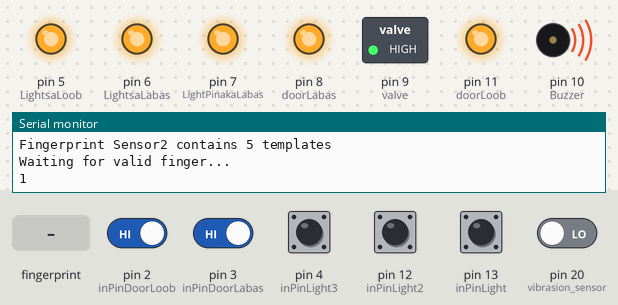
The sketch below on a simulated Arduino Mega 2560, built with avr-gcc and run on an emulated ATmega2560. Shown: switched loads named in the sketch (green lamp = pin HIGH), output pins drawn as LEDs (lit = HIGH), buzzer (waves = sounding, pin HIGH), the last lines printed to the serial monitor. The inputs (shaded band) are chosen by the test bench; at power-on: pin 2 (inPinDoorLoob), pin 3 (inPinDoorLabas), pin 4 (inPinLight3), pin 12 (inPinLight2), pin 13 (inPinLight) HIGH, pin 20 (vibrasion_sensor) LOW. WiFi joins after 1.5 s; servers stay silent unless stated; the modem accepts every AT command (registered, SIM ready, sends succeed) and sends nothing else.

Above: at 5.1 s.
5.2 s: finger stored as number 1 placed on the sensor
At 5.94 s:
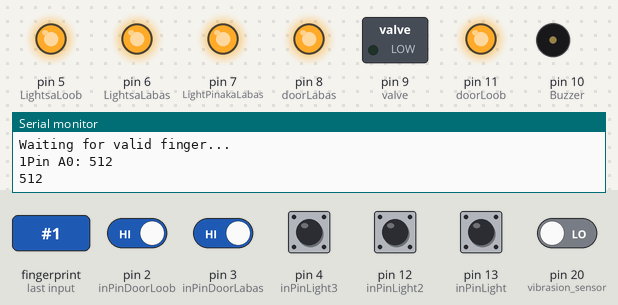
At 7.4 s:
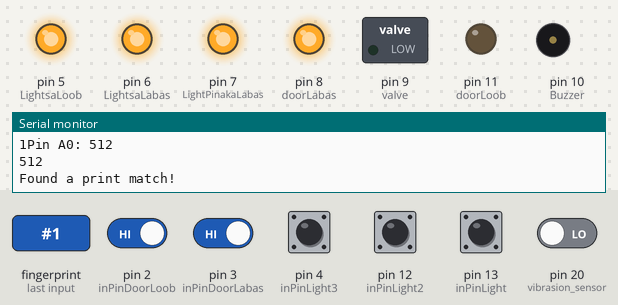
Timing chart, 0 to 13.6 s (numbered marks = the images above; inputs shaded):
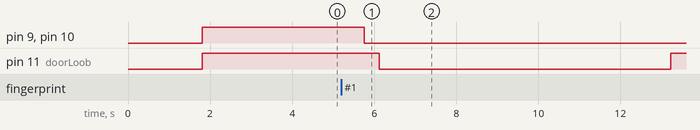

Measured:
- after the input at 5.2 s, pin 11 (doorLoob): HIGH → LOW after 0.92 s, → HIGH 7.1 s later

The sketch:

RPI_and_Arduino_Based_Home_Security_with_IOT.ino
```cpp
uint8_t id; //for finger enroll
int Buzzer = 10;
String content = "";
//char character;

//Button Switch Door Loob
int inPinDoorLoob = 2;
int valDoorLoob = 0;
int doorLoobStatus = 0;
int pushedDoorLoob = 0;
int doorLoob = 11;


//Button Switch Door Loob
int inPinDoorLabas = 3;
int valDoorLabas = 0;
int doorLabasStatus = 0;
int pushedDoorLabas = 0;
int doorLabas = 8;

//ilaw sa pinaka labas
int inPinLight3 = 4;
int valLight3 = 0;
int lightStatus3 = 0;
int pushed3 = 0;
int LightPinakaLabas = 7;

//ilaw sa labas
int inPinLight2 = 12;
int valLight2 = 0;
int lightStatus2 = 0;
int pushed2 = 0;
int LightsaLabas = 6;

//ilaw sa loob
int inPinLight = 13;
int valLight = 0;
int lightStatus = 0;
int pushed = 0;
int LightsaLoob = 5;

//vibration sensor
int vibrasion_sensor = 20;

//Smoke Sensor
int valve = 9;
int smokeA0 = A5;
int sensorThres = 300;
//
//#define BLYNK_PRINT Serial
//
#include <Adafruit_Fingerprint.h>
#include <ESP8266_Lib.h>
#include <BlynkSimpleShieldEsp8266.h>

char auth[] = "xU0w1JkSk7zDBwJ14bljSOVT3aWYJafk";
char ssid[] = "THESISONLY";
char pass[] = "ipasokmoilabasmo";

#define EspSerial Serial
#define ESP8266_BAUD 9600

ESP8266 wifi(&EspSerial);


//Serial 0,1 rx tx
//Serial1 18, 19 rx tx
//Serial2 16, 17 rx tx
//Serial3 14, 15 rx tx


Adafruit_Fingerprint finger1 = Adafruit_Fingerprint(&Serial1);
//fplabas
Adafruit_Fingerprint finger2 = Adafruit_Fingerprint(&Serial3);
#define SIM900 Serial2
String textForSMS =  "\nMay Pumasok";

String f1001 = "+639976479080";

int buzzerCount = 0;
int buzzerCount2 = 0;
void setup()
{
  Serial.begin(9600);

  SIM900.begin(9600);
 // Serial.setDebugOutput(true);
 //Doors
 //esp8266

  EspSerial.begin(ESP8266_BAUD);
  delay(10);

  Blynk.begin(auth, wifi, ssid, pass);


  pinMode(doorLoob, OUTPUT);
  pinMode(doorLabas, OUTPUT);
  pinMode(Buzzer, OUTPUT);

  digitalWrite(doorLoob, HIGH);
  digitalWrite(doorLabas, HIGH);
  digitalWrite(Buzzer, HIGH);

  //Lights
  pinMode(inPinLight, INPUT_PULLUP);
  pinMode(inPinLight2, INPUT_PULLUP);
  pinMode(inPinLight3, INPUT_PULLUP);
  //doors
  pinMode(inPinDoorLoob, INPUT_PULLUP);
  pinMode(inPinDoorLabas, INPUT_PULLUP);


  pinMode(LightsaLoob, OUTPUT);
  pinMode(LightsaLabas, OUTPUT);
  pinMode(LightPinakaLabas, OUTPUT);

  digitalWrite(LightsaLoob,HIGH);
  digitalWrite(LightsaLabas,HIGH);
  digitalWrite(LightPinakaLabas,HIGH);

  //Smoke Sensor
  pinMode(smokeA0, INPUT);

  pinMode(valve, OUTPUT);

  digitalWrite(valve, HIGH);

  while (!Serial);
  delay(100);
  //Serial.println("\n\nAdafruit finger detect test");
  // set the data rate for the sensor serial port
  finger1.begin(57600);
  finger2.begin(57600);

  //if (finger1.verifyPassword() and finger2.verifyPassword()) {
    if (finger2.verifyPassword()) {
    Serial.println("Found fingerprint sensors!");
  } else {
    Serial.println("Did not find any fingerprint sensors :(");
    while (1) { delay(1); }
  }

  finger1.getTemplateCount();
  finger2.getTemplateCount();

  Serial.print("Fingerprint Sensor1 contains "); Serial.print(finger1.templateCount); Serial.println(" templates");
  Serial.print("Fingerprint Sensor2 contains "); Serial.print(finger2.templateCount); Serial.println(" templates");
  Serial.println("Waiting for valid finger...");


//blynk send app


//enroll

}

void loop()                     // run over and over again
{
  //esp
  Blynk.run();

  //Fingerprint Sensor Loob
  getFingerprintDoorLoob();
  delay(50);
  //Fingerprint Sensor Labas
  getFingerprintDoorLabas();
  delay(50);

//Door loob
 valDoorLoob = digitalRead(inPinDoorLoob);  // read input value
// Serial.print(valDoorLoob);

  if(valDoorLoob == HIGH && doorLoobStatus == LOW){

    pushedDoorLoob = 1-pushedDoorLoob;
     //Serial.print(pushed);
    delay(100);
  }

  doorLoobStatus = valDoorLoob;
  //Serial.print(doorLoobStatus);

  if (pushedDoorLoob == HIGH) {         // check if the input is HIGH (button released)
    digitalWrite(doorLoob, HIGH);
  } else {
    digitalWrite(doorLoob, LOW);
  }

//Door Switch Labas
valDoorLabas = digitalRead(inPinDoorLabas);  // read input value
// Serial.print(valDoorLoob);

  if(valDoorLabas == HIGH && doorLabasStatus == LOW){

    pushedDoorLabas = 1-pushedDoorLabas;
     //Serial.print(pushed);
    delay(100);
  }

  doorLabasStatus = valDoorLabas;
  //Serial.print(doorLoobStatus);

  if (pushedDoorLabas == HIGH) {         // check if the input is HIGH (button released)
    digitalWrite(doorLabas, HIGH);
  } else {
    digitalWrite(doorLabas, LOW);
  }


 //Light Switch loob
 valLight = digitalRead(inPinLight);  // read input value
 //Serial.print(valLight);

  if(valLight == HIGH && lightStatus == LOW){

    pushed = 1-pushed;
     //Serial.print(pushed);
    delay(100);
  }

  lightStatus = valLight;
  //Serial.print(lightStatus);

  if (pushed == HIGH) {         // check if the input is HIGH (button released)
    digitalWrite(LightsaLoob, HIGH);
  } else {
    digitalWrite(LightsaLoob, LOW);
  }

 //light switch labas
 valLight2 = digitalRead(inPinLight2);  // read input value
 // Serial.print(valLight2);

  if(valLight2 == HIGH && lightStatus2 == LOW){

    pushed2 = 1-pushed2;
     Serial.print(pushed2);
    delay(100);
  }

  lightStatus2 = valLight2;
  //Serial.print(lightStatus2);

  if (pushed2 == HIGH) {         // check if the input is HIGH (button released)
    digitalWrite(LightsaLabas, HIGH);
    //delay(1000);
   //digitalWrite(in2, LOW);
  } else {
    digitalWrite(LightsaLabas, LOW);
  }

//light sa pinaka labas
valLight3 = digitalRead(inPinLight3);  // read input value
// Serial.print(valLight2);

  if(valLight3 == HIGH && lightStatus3 == LOW){

    pushed3 = 1-pushed3;
    // Serial.print(pushed2);
    delay(100);
  }

  lightStatus3 = valLight3;
  //Serial.print(lightStatus2);

  if (pushed3 == HIGH) {         // check if the input is HIGH (button released)
    digitalWrite(LightPinakaLabas, HIGH);
    //delay(1000);
   //digitalWrite(in2, LOW);
  } else {
    digitalWrite(LightPinakaLabas, LOW);
  }


//Vibration Sensor
 long measurement = vibration();
  delay(50);
 // Serial.println(measurement);
  if (measurement > 15000){
    digitalWrite(Buzzer, LOW);
    delay(3000);
  }
  else{
    digitalWrite(Buzzer, HIGH);
  }

  //Smoke Sensor
  int analogSensor = analogRead(smokeA0);

    Serial.print("Pin A0: ");
  Serial.println(analogSensor);
  Serial.println(analogSensor);

  // Checks if it has reached the threshold value
  if (analogSensor > sensorThres)
  {
    digitalWrite(Buzzer,LOW);
    digitalWrite(valve,LOW);
  }
  else
  {
    digitalWrite(Buzzer,HIGH);
    digitalWrite(valve,HIGH);
  }
//
//  if(buzzerCount == 3){
//    buzzerCount = 0;
//    sendsms("Door sa loob: May gustong pumasok", f1001);
//    Serial.println(textForSMS);
//    Serial.println("message sent.");
//  }
//  if(buzzerCount2 == 3){
//    buzzerCount2 = 0;
//    sendsms("Door sa labas: May gustong pumasok", f1001);
//    Serial.println(textForSMS);
//    Serial.println("message sent.");
//  }


}


long vibration(){
  long measurement=pulseIn (vibrasion_sensor, HIGH);  //wait for the pin to get HIGH and returns measurement
  return measurement;
}


//GSM Sim 900a
void sendsms(String message, String number)
{
String mnumber = "AT + CMGS = \""+number+"\"";
   SIM900.print("AT+CMGF=1\r");
  delay(1000);
  SIM900.println(mnumber);  // recipient's mobile number, in international format

  delay(1000);
  SIM900.println(message);                         // message to send
  delay(1000);
  SIM900.println((char)26);                        // End AT command with a ^Z, ASCII code 26
  delay(1000);
  SIM900.println();
  delay(100);                                     // give module time to send SMS
 // SIM900power();
}

uint8_t getFingerprintDoorLoob() {
  uint8_t p = finger1.getImage();
  switch (p) {
    case FINGERPRINT_OK:
      //Serial.println("Image taken");
      break;
    case FINGERPRINT_NOFINGER:
     // Serial.println("No finger detected");
      return p;
    case FINGERPRINT_PACKETRECIEVEERR:
    //  Serial.println("Communication error");
      return p;
    case FINGERPRINT_IMAGEFAIL:
      //Serial.println("Imaging error");
      return p;
    default:
      //Serial.println("Unknown error");
      return p;
  }
  // OK success!

  p = finger1.image2Tz();
  switch (p) {
    case FINGERPRINT_OK:
      //Serial.println("Image converted");
      break;
    case FINGERPRINT_IMAGEMESS:
      //Serial.println("Image too messy");
      return p;
    case FINGERPRINT_PACKETRECIEVEERR:
     // Serial.println("Communication error");
      return p;
    case FINGERPRINT_FEATUREFAIL:
     // Serial.println("Could not find fingerprint features");
      return p;
    case FINGERPRINT_INVALIDIMAGE:
     // Serial.println("Could not find fingerprint features");
      return p;
    default:
      //Serial.println("Unknown error");
      return p;
  }

  // OK converted!
  p = finger1.fingerFastSearch();
  if (p == FINGERPRINT_OK) {
    Serial.println("Found a print match!");
    digitalWrite(doorLoob, LOW);
    sendsms(textForSMS + " Noah", f1001);
    Serial.println(textForSMS);
    Serial.println("message sent.");
    delay(3000);
    digitalWrite(doorLoob, HIGH);
    delay(1000);
   // Serial.print(finger1.fingerID);
  } else if (p == FINGERPRINT_PACKETRECIEVEERR) {
    //Serial.println("Communication error");
    return p;
  } else if (p == FINGERPRINT_NOTFOUND) {
//    Serial.println("Did not find a match");
//    digitalWrite(Buzzer,LOW);
//    buzzerCount = buzzerCount + 1;
//    delay(1000);
//    digitalWrite(Buzzer,HIGH);
//

    return p;
  } else {
    //Serial.println("Unknown error");
    return p;
  }

  return finger1.fingerID;
}


uint8_t getFingerprintDoorLabas() {
  uint8_t p = finger2.getImage();
  switch (p) {
    case FINGERPRINT_OK:
      //Serial.println("Image taken");
      break;
    case FINGERPRINT_NOFINGER:
     // Serial.println("No finger detected");
      return p;
    case FINGERPRINT_PACKETRECIEVEERR:
    //  Serial.println("Communication error");
      return p;
    case FINGERPRINT_IMAGEFAIL:
      //Serial.println("Imaging error");
      return p;
    default:
      //Serial.println("Unknown error");
      return p;
  }

  // OK success!

  p = finger2.image2Tz();
  switch (p) {
    case FINGERPRINT_OK:
      //Serial.println("Image converted");
      break;
    case FINGERPRINT_IMAGEMESS:
      //Serial.println("Image too messy");
      return p;
    case FINGERPRINT_PACKETRECIEVEERR:
     // Serial.println("Communication error");
      return p;
    case FINGERPRINT_FEATUREFAIL:
     // Serial.println("Could not find fingerprint features");
      return p;
    case FINGERPRINT_INVALIDIMAGE:
     // Serial.println("Could not find fingerprint features");
      return p;
    default:
      //Serial.println("Unknown error");
      return p;
  }

  // OK converted!
  p = finger2.fingerFastSearch();
  if (p == FINGERPRINT_OK) {
    Serial.println("Found a print match!");

    digitalWrite(doorLabas, LOW);

 // sendsms(textForSMS, f1001); // you can use a variable of the type String
  if (finger2.fingerID = 1){
  sendsms(textForSMS + " Noah", f1001);
  Serial.println(textForSMS);
  Serial.println("message sent.");
  }
  else if(finger2.fingerID = 2){
  sendsms(textForSMS + " Cedie", f1001);
  Serial.println(textForSMS);
  Serial.println("message sent.");
  }
  else if(finger2.fingerID = 3){
  sendsms(textForSMS + " Dang", f1001);
  Serial.println(textForSMS);
  Serial.println("message sent.");
  }
  else if(finger2.fingerID = 4){
  sendsms(textForSMS + " Warren", f1001);
  Serial.println(textForSMS);
  Serial.println("message sent.");
  }
  else{
  sendsms(textForSMS, f1001);
  Serial.println(textForSMS);
  Serial.println("message sent.");
  }
    delay(3000);
    digitalWrite(doorLabas, HIGH);
    delay(1000);
  } else if (p == FINGERPRINT_PACKETRECIEVEERR) {
    //Serial.println("Communication error");
    return p;
  } else if (p == FINGERPRINT_NOTFOUND) {
//    Serial.println("Did not find a match");
//    digitalWrite(Buzzer,LOW);
//    delay(1000);
//    digitalWrite(Buzzer,HIGH);
//     buzzerCount2 = buzzerCount2 + 1;
    return p;
  } else {
    //Serial.println("Unknown error");
    return p;
  }

  // found a match!
  return finger2.fingerID;
}


void SerialInput() {
  if (Serial.available()) {  // Watch for Serial data
    content = Serial.read();  // Read Serial character
//    content.concat(character);  // Add character to holding String
    if (content == "add fs1"){  // If last character is new line...
//       Serial.println("Ready to enroll a fingerprint!");
        Blynk.virtualWrite(V0, "Ready to enroll a fingerprint!");
        Blynk.virtualWrite(V0, "Please type in the ID # (from 1 to 127) you want to save this finger as...");
//        Serial.println("Please type in the ID # (from 1 to 127) you want to save this finger as...");
        id = readnumber();
        if (id == 0) {// ID #0 not allowed, try again!
           return;
        }
        Blynk.virtualWrite(V0, "Enrolling ID #");
//        Serial.print("Enrolling ID #");
        Blynk.virtualWrite(V0, id);
//        Serial.println(id);

  while (!  FingerprintEnroll1() );

     // Blynk.virtualWrite(V1, content);  // ...send string to terminal
      content = "";  // Clear holding String
    }
  }
}


uint8_t readnumber(void) {
  uint8_t num = 0;

  while (num == 0) {
    while (! Serial.available());
    num = Serial.parseInt();
  }
  return num;
}

uint8_t FingerprintEnroll1() {

  int p = -1;
  //Serial.print("Waiting for valid finger to enroll as #"); Serial.println(id);
  Blynk.virtualWrite(V0, "Waiting for valid finger to enroll as #");
  while (p != FINGERPRINT_OK) {
    p = finger1.getImage();
    switch (p) {
    case FINGERPRINT_OK:
      Blynk.virtualWrite(V0, "Image taken");
      break;
    case FINGERPRINT_NOFINGER:
      Serial.println(".");
      break;
    case FINGERPRINT_PACKETRECIEVEERR:
     Blynk.virtualWrite(V0, "Communication error");
      break;
    case FINGERPRINT_IMAGEFAIL:
    Blynk.virtualWrite(V0, "Imaging error");
      break;
    default:
    Blynk.virtualWrite(V0, "Unknown error");
      break;
    }
  }

  // OK success!

  p = finger1.image2Tz(1);
  switch (p) {
    case FINGERPRINT_OK:
//      Serial.println("Image converted");
       Blynk.virtualWrite(V0, "Image converted");
      break;
    case FINGERPRINT_IMAGEMESS:
//      Serial.println("Image too messy");
       Blynk.virtualWrite(V0, "Image too messy");
      return p;
    case FINGERPRINT_PACKETRECIEVEERR:
//      Serial.println("Communication error");
       Blynk.virtualWrite(V0, "Communication error");
      return p;
    case FINGERPRINT_FEATUREFAIL:
//      Serial.println("Could not find fingerprint features");
       Blynk.virtualWrite(V0, "Could not find fingerprint features");
      return p;
    case FINGERPRINT_INVALIDIMAGE:
//      Serial.println("Could not find fingerprint features");
       Blynk.virtualWrite(V0, "Could not find fingerprint features");
      return p;
    default:
//      Serial.println("Unknown error");
       Blynk.virtualWrite(V0, "Unknown error");
      return p;
  }

//  Serial.println("Remove finger");
  Blynk.virtualWrite(V0, "Remove finger");
  delay(2000);
  p = 0;
  while (p != FINGERPRINT_NOFINGER) {
    p = finger1.getImage();
  }
  Blynk.virtualWrite(V0, "ID " + id);
 // Serial.print("ID "); Serial.println(id);
  p = -1;
//  Serial.println("Place same finger again");
  Blynk.virtualWrite(V0, "Place same finger again");
  while (p != FINGERPRINT_OK) {
    p = finger1.getImage();
    switch (p) {
    case FINGERPRINT_OK:
     Blynk.virtualWrite(V0, "Image taken");
//      Serial.println("Image taken");
      break;
    case FINGERPRINT_NOFINGER:
      Serial.print(".");
      break;
    case FINGERPRINT_PACKETRECIEVEERR:
     Blynk.virtualWrite(V0, "Communication error");
//      Serial.println("Communication error");
      break;
    case FINGERPRINT_IMAGEFAIL:
     Blynk.virtualWrite(V0, "Imaging error");
//      Serial.println("Imaging error");
      break;
    default:
     Blynk.virtualWrite(V0, "Unknown error");
//      Serial.println("Unknown error");
      break;
    }
  }

  // OK success!

  p = finger1.image2Tz(2);
  switch (p) {
    case FINGERPRINT_OK:

      Serial.println("Image converted");
      break;
    case FINGERPRINT_IMAGEMESS:
      Serial.println("Image too messy");
      return p;
    case FINGERPRINT_PACKETRECIEVEERR:
      Serial.println("Communication error");
      return p;
    case FINGERPRINT_FEATUREFAIL:
      Serial.println("Could not find fingerprint features");
      return p;
    case FINGERPRINT_INVALIDIMAGE:
      Serial.println("Could not find fingerprint features");
      return p;
    default:
      Serial.println("Unknown error");
      return p;
  }

  // OK converted!
  Serial.print("Creating model for #");  Serial.println(id);

  p = finger1.createModel();
  if (p == FINGERPRINT_OK) {
//    Serial.println("Prints matched!");
    Blynk.virtualWrite(V0, "Prints matched!");
  } else if (p == FINGERPRINT_PACKETRECIEVEERR) {
    Serial.println("Communication error");
    return p;
  } else if (p == FINGERPRINT_ENROLLMISMATCH) {
//    Serial.println("Fingerprints did not match");
    Blynk.virtualWrite(V0, "Fingerprints did not match");
    return p;
  } else {
    Serial.println("Unknown error");
    return p;
  }

  Serial.print("ID "); Serial.println(id);
  p = finger1.storeModel(id);
  if (p == FINGERPRINT_OK) {
     Blynk.virtualWrite(V0, "Stored!");
   Serial.println("Stored!");
  } else if (p == FINGERPRINT_PACKETRECIEVEERR) {
    Serial.println("Communication error");
    return p;
  } else if (p == FINGERPRINT_BADLOCATION) {
    Serial.println("Could not store in that location");
    return p;
  } else if (p == FINGERPRINT_FLASHERR) {
    Serial.println("Error writing to flash");
    return p;
  } else {
    Serial.println("Unknown error");
    return p;
  }
}


uint8_t FingerprintEnroll2() {

  int p = -1;
  Serial.print("Waiting for valid finger to enroll as #"); Serial.println(id);
  while (p != FINGERPRINT_OK) {
    p = finger2.getImage();
    switch (p) {
    case FINGERPRINT_OK:
      Serial.println("Image taken");
      break;
    case FINGERPRINT_NOFINGER:
      Serial.println(".");
      break;
    case FINGERPRINT_PACKETRECIEVEERR:
      Serial.println("Communication error");
      break;
    case FINGERPRINT_IMAGEFAIL:
      Serial.println("Imaging error");
      break;
    default:
      Serial.println("Unknown error");
      break;
    }
  }

  // OK success!

  p = finger2.image2Tz(1);
  switch (p) {
    case FINGERPRINT_OK:
      Serial.println("Image converted");
      break;
    case FINGERPRINT_IMAGEMESS:
      Serial.println("Image too messy");
      return p;
    case FINGERPRINT_PACKETRECIEVEERR:
      Serial.println("Communication error");
      return p;
    case FINGERPRINT_FEATUREFAIL:
      Serial.println("Could not find fingerprint features");
      return p;
    case FINGERPRINT_INVALIDIMAGE:
      Serial.println("Could not find fingerprint features");
      return p;
    default:
      Serial.println("Unknown error");
      return p;
  }

  Serial.println("Remove finger");
  delay(2000);
  p = 0;
  while (p != FINGERPRINT_NOFINGER) {
    p = finger2.getImage();
  }
  Serial.print("ID "); Serial.println(id);
  p = -1;
  Serial.println("Place same finger again");
  while (p != FINGERPRINT_OK) {
    p = finger2.getImage();
    switch (p) {
    case FINGERPRINT_OK:
      Serial.println("Image taken");
      break;
    case FINGERPRINT_NOFINGER:
      Serial.print(".");
      break;
    case FINGERPRINT_PACKETRECIEVEERR:
      Serial.println("Communication error");
      break;
    case FINGERPRINT_IMAGEFAIL:
      Serial.println("Imaging error");
      break;
    default:
      Serial.println("Unknown error");
      break;
    }
  }

  // OK success!

  p = finger2.image2Tz(2);
  switch (p) {
    case FINGERPRINT_OK:
      Serial.println("Image converted");
      break;
    case FINGERPRINT_IMAGEMESS:
      Serial.println("Image too messy");
      return p;
    case FINGERPRINT_PACKETRECIEVEERR:
      Serial.println("Communication error");
      return p;
    case FINGERPRINT_FEATUREFAIL:
      Serial.println("Could not find fingerprint features");
      return p;
    case FINGERPRINT_INVALIDIMAGE:
      Serial.println("Could not find fingerprint features");
      return p;
    default:
      Serial.println("Unknown error");
      return p;
  }

  // OK converted!
  Serial.print("Creating model for #");  Serial.println(id);

  p = finger2.createModel();
  if (p == FINGERPRINT_OK) {
    Serial.println("Prints matched!");
  } else if (p == FINGERPRINT_PACKETRECIEVEERR) {
    Serial.println("Communication error");
    return p;
  } else if (p == FINGERPRINT_ENROLLMISMATCH) {
    Serial.println("Fingerprints did not match");
    return p;
  } else {
    Serial.println("Unknown error");
    return p;
  }

  Serial.print("ID "); Serial.println(id);
  p = finger2.storeModel(id);
  if (p == FINGERPRINT_OK) {
    Serial.println("Stored!");
  } else if (p == FINGERPRINT_PACKETRECIEVEERR) {
    Serial.println("Communication error");
    return p;
  } else if (p == FINGERPRINT_BADLOCATION) {
    Serial.println("Could not store in that location");
    return p;
  } else if (p == FINGERPRINT_FLASHERR) {
    Serial.println("Error writing to flash");
    return p;
  } else {
    Serial.println("Unknown error");
    return p;
  }
}
```
